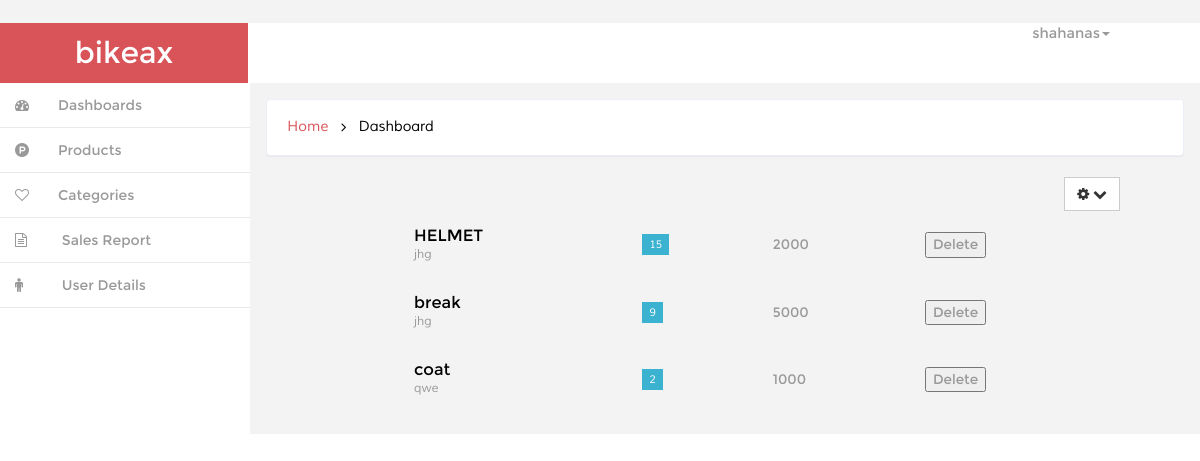
Screenshot of /dashboard/product/ (signed in) with the database file from the repository.
### ecom/models.py (models this page shows, shortened)
class Product(models.Model):
	Categories=models.ForeignKey(Category,on_delete=models.CASCADE)
	Name=models.CharField(max_length=20,blank=True )
	Image=models.FileField(upload_to='media/',null=True,blank=True)
	IDorSNO=models.IntegerField(default=0,null=True,blank=True)
	Description=models.TextField(max_length=50,null=True,blank=True)
	Price=models.IntegerField(default=0,null=True,blank=True)
	NumbersAvailable=models.IntegerField(default=0,null=True,blank=True)

class Category(models.Model):
	Name=models.CharField(max_length=30)
	Description=models.TextField(max_length=50)

### ecom/views.py (the view)
# urls.py: url(r'^dashboard/product/$',dashproduct, name="dashproduct"),
def dashproduct(request):
	items=Product.objects.all()
	return render(request,'backend/products.html' ,{'items':items})

### ecom/context_processor.py (called while the page is built)
def cart(request):
    return {'cart': Cart(request)}

### templates/backend/products.html (shortened to what this page needs)
{% extends 'backend/index.html' %}
{% block contentmain %}
<div style="margin:5px 80px 5px 80px;">
<div class="float-right">
<div class="dropdown">
        <a href="#" title="" class="btn btn-default" data-toggle="dropdown" aria-expanded="false">
            <i class="fa fa-cog icon_8"></i>
            <i class="fa fa-chevron-down icon_8"></i>
        <div class="ripple-wrapper"></div></a>
    </div>
  </div>
 <table class="table">
                    <tbody>
                    {% for it in items %}
                        <tr class="table-row">
                            <td class="table-img">
                            </td>
                            <td class="table-text">
                            	<h6>{{ it.Name }}</h6>
                                <p>{{ it.Categories.Name }}</p>
                            </td>
                            <td>
                            	<span class="fam">{{ it.NumbersAvailable }}</span>
                            </td>
                            <td class="march">
                               {{ it.Price }}
                            </td>
                             <td >
							               <button class="button">Delete</button>
                            </td>
                        </tr>
                         {% endfor %}
                    </tbody>
                </table>
</div>
{% endblock %}

### templates/backend/index.html (shortened to what this page needs)
<!DOCTYPE HTML>
{% load static %}
<html>
<head>
<link href="{% static 'backend/css/bootstrap.min.css'%}"  rel='stylesheet' type='text/css' />
<link href="{% static 'backend/css/style.css'%}" rel='stylesheet' type='text/css' />
<link href="{% static 'backend/css/font-awesome.css'%}" rel="stylesheet">
<link href="{% static 'backend/css/custom.css'%}" rel="stylesheet">
</head>
<body>
<div id="wrapper">
        <nav class="navbar-default navbar-static-top" role="navigation">
             <div class="navbar-header">
	               <h1> <a class="navbar-brand" href="index.html">bikeax</a></h1>
			   </div>
			 <div class=" border-bottom">
		    <div class="drop-men" >
		        <ul class=" nav_1">
					<li class="dropdown" style="margin-right:90px;">
		              <a href="#" class="dropdown-toggle dropdown-at" data-toggle="dropdown">
		              <span class=" name-caret">{{ user }}<i class="caret"></i></span></a>
		            </li>
		        </ul>
		     </div>
			<div class="clearfix">
     </div>
		    <div class="navbar-default sidebar" role="navigation">
                <div class="sidebar-nav navbar-collapse">
                <ul class="nav" id="side-menu">
                    <li>
                        <a href="{% url 'dashboard' %}" class=" hvr-bounce-to-right"><i class="fa fa-dashboard nav_icon "></i><span class="nav-label">Dashboards</span> </a>
                    </li>
                      <li>
                        <a href="{% url 'dashproduct' %}" class=" hvr-bounce-to-right"><i class="fa fa-product-hunt nav_icon "></i><span class="nav-label">Products</span> </a>
                    </li>
                      <li>
                        <a href="{% url 'dashcategory' %}" class=" hvr-bounce-to-right"><i class="fa fa-heart-o nav_icon "></i><span class="nav-label">Categories</span> </a>
                    </li>
					 <li>
                        <a href="{% url 'sales' %}" class=" hvr-bounce-to-right"><i class="fa fa-file-text-o  nav_icon"></i> <span class="nav-label">Sales Report</span> </a>
                    </li>
                    <li>
                        <a href="/user_detail/" class=" hvr-bounce-to-right"><i class="fa fa-male nav_icon"></i> <span class="nav-label">User Details</span> </a>
                    </li>
                </ul>
            </div>
			</div>
        </nav>
        <div id="page-wrapper" class="gray-bg dashbard-1">
       <div class="content-main">
		    <div class="banner">
				<h2>
				<a href="index.html">Home</a>
				<i class="fa fa-angle-right"></i>
				<span>Dashboard</span>
				</h2>
		    </div>
		<div class="content-top">
			{% block contentmain %}{% endblock %}
		</div>
			       </div>
						 	       </div>
	       </div>
</body>
</html>

### static/backend/css/style.css (style rules this page uses)
h4, h5, h6, h1, h2, h3 { margin: 0; }
ul, ol { margin: 0;padding: 0; }
p { margin: 0; }
html, body { font-family:'Montserrat-Regular'; font-size: 100%; background:#F3F3F4; overflow-x: hidden; }
body a { transition:0.5s all; -webkit-transition:0.5s all; -moz-transition:0.5s all; -o-transition:0.5s all; -ms-transition:0.5s all; }
div#wrapper { background-color: #fff; }
.navbar-default.sidebar { background-color: #fff; }
h1 a.navbar-brand { color: #fff !important; font-size: 30px; font-weight: 500; padding: 20px 0px; background: #d95459; text-align: center; width:248px; height: 60px; }
i.nav_icon { color: #fff; margin-right:6px; }
.sidebar ul li a { color: #999; font-size:14px; }
.hvr-bounce-to-right { display: inline-block; vertical-align: middle; -webkit-transform: translateZ(0); transform: translateZ(0); box-shadow: 0 0 1px rgba(0, 0, 0, 0); -webkit-backface-visibility: hidden; backface-visibility: hidden; -moz-osx-font-smoothing: grayscale; position: relative; -webkit-transition-property: color; transition-property: color; -webkit-transition-duration: 0.5s; transition-duration: 0.5s; }
.hvr-bounce-to-right:before { content: ""; position: absolute; z-index: -1; top: 0; left: 0; right: 80%; bottom: 0; background:#7f8c8d; -webkit-transform: scaleX(0); transform: scaleX(0); -webkit-transform-origin: 0 50%; transform-origin: 0 50%; -webkit-transition-property: transform; transition-property: transform; -webkit-transition-duration: 0.5s; transition-duration: 0.5s; -webkit-transition-timing-function: ease-out; transition-timing-function: ease-out; }
.nav > li > a { color: #999; font-weight:500; padding: 0px 20px 0px 0px; font-size: 0.85em; border-bottom: 1px solid #E9E9E9; }
.nav > li > a i { margin-right: 14px; }
i.nav_icon { color: #999; padding: 15px; width: 44px; height: 44px; }
@media (min-width: 768px) { #page-wrapper { position: inherit; margin: 0 0 0 240px; min-height: 1000px; } }
a.dropdown-toggle.dropdown-at { border-bottom: none; }
.content-main { background-color: #F3F3F4; padding-top: 1em; }
.border-bottom { background-color: #fff; }
.drop-men { float: right; }
.dropdown-at { padding: 0 !important; position: relative; color: #999; font-size: 0.9em; text-decoration: none ; }
.dropdown, .dropup { display: inline-block; padding:0; }
.banner { background: #fff; display: block; margin: 0em 1em ; padding:1em; border: 1px solid #ebeff6; border-color: #ebeff6; border-radius: 4px; -webkit-border-radius: 4px; -o-border-radius: 4px; -moz-border-radius: 4px; -ms-border-radius: 4px; -webkit-box-shadow: 0 1px 1px rgba(0,0,0,.05); box-shadow: 0 1px 1px rgba(0,0,0,.05); }
.banner h2 { font-size:0.9em; }
.banner h2 a { color:#D95459; text-decoration:none; font-family: 'Muli-Regular'; padding:0.3em ; }
.banner h2 span { color:#000; font-family: 'Muli-Regular'; padding:0.3em ; }
.banner h2 i { color:#000; vertical-align:middle; padding:0.3em ; }
.content-top { padding: 1em 0; }
.btn { border-radius: 0px; outline: none; }
.table td, .table>tbody>tr>td, .table>tbody>tr>th, .table>tfoot>tr>td, .table>tfoot>tr>th, .table>thead>tr>td, .table>thead>tr>th { padding: 15px !important; font-size: 0.85em; color: #999; border-top: none !important; }
.table-row td { font-size: 1em; padding: 15px 8px 15px !important; line-height: 1.42857143; vertical-align:middle !important; border-top: 1px solid #ddd; }
td.table-text h6 { font-size: 1.2em; color:#000; }
td.table-text p { font-size:0.9em; line-height: 1.5em; font-family: 'Muli-Regular'; color:#999; }
td span { color:#fff; font-size: 0.8em; padding: 4px 7px; font-family: 'Muli-Regular'; }
td span.fam { color:#fff; font-size: 0.8em; padding: 4px 7px; font-family: 'Muli-Regular'; }
td span.fam { background:#3BB2D0; }
.float-right { float: right; }
.table { margin-bottom: 0; }
tr.table-row { border-top: 1px solid #F3F3F4; }

### static/backend/css/custom.css (style rules this page uses)
#wrapper { width: 100%; }
#page-wrapper { min-height: 568px; }
@media (min-width:768px) { #page-wrapper { position: inherit; margin: 0 0 0 250px; } }
.sidebar .sidebar-nav.navbar-collapse { padding-right: 0; padding-left: 0; }
@media (min-width:768px) { .sidebar { z-index: 1; position: absolute; width: 250px; } }

### rows the page displays
Product: Name "HELMET", Categories.Name "jhg", NumbersAvailable "15", Price "2000"
Product: Name "break", Categories.Name "jhg", NumbersAvailable "9", Price "5000"
Product: Name "coat", Categories.Name "qwe", NumbersAvailable "2", Price "1000"

### other values shown
{{ user }} "shahanas"
